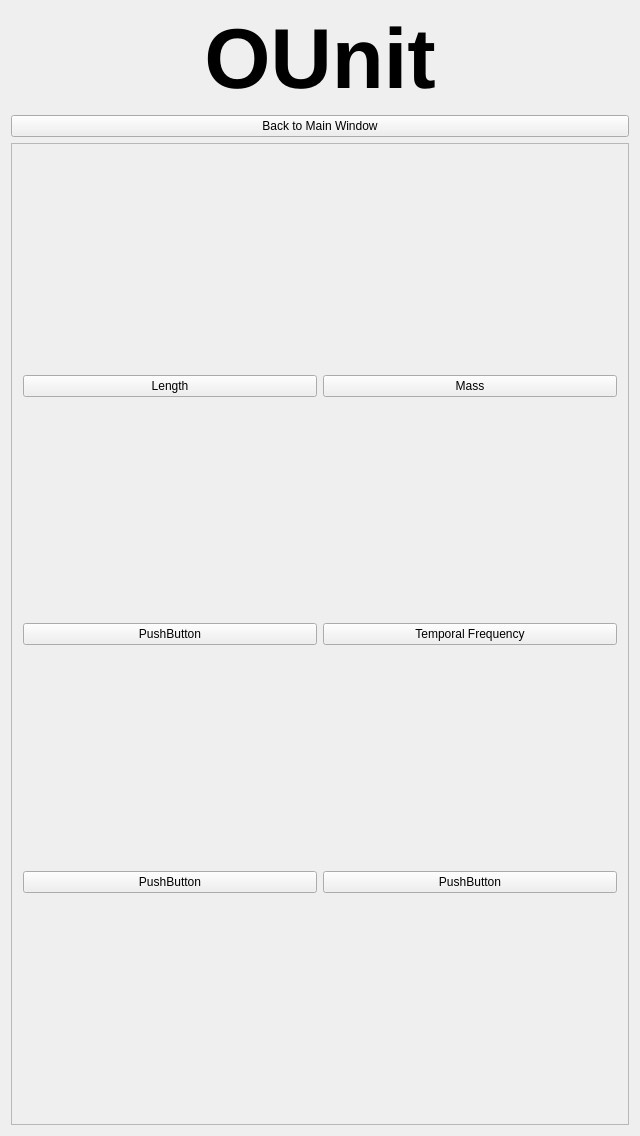
<?xml version="1.0" encoding="UTF-8"?>
<ui version="4.0">
 <class>MainWindow</class>
 <widget class="QMainWindow" name="MainWindow">
  <property name="geometry">
   <rect>
    <x>0</x>
    <y>0</y>
    <width>640</width>
    <height>1136</height>
   </rect>
  </property>
  <property name="windowTitle">
   <string>MainWindow</string>
  </property>
  <widget class="QWidget" name="centralWidget">
   <layout class="QVBoxLayout" name="verticalLayout">
    <item>
     <widget class="QLabel" name="title">
      <property name="text">
       <string>&lt;html&gt;&lt;head/&gt;&lt;body&gt;&lt;p align=&quot;center&quot;&gt;&lt;span style=&quot; font-size:64pt; font-weight:600;&quot;&gt;OUnit&lt;/span&gt;&lt;/p&gt;&lt;/body&gt;&lt;/html&gt;</string>
      </property>
     </widget>
    </item>
    <item>
     <widget class="QPushButton" name="mainMenuButton">
      <property name="enabled">
       <bool>true</bool>
      </property>
      <property name="text">
       <string>Back to Main Window</string>
      </property>
     </widget>
    </item>
    <item>
     <widget class="QScrollArea" name="scrollArea">
      <property name="widgetResizable">
       <bool>true</bool>
      </property>
      <widget class="QWidget" name="scrollAreaWidgetContents">
       <property name="geometry">
        <rect>
         <x>0</x>
         <y>0</y>
         <width>614</width>
         <height>986</height>
        </rect>
       </property>
       <layout class="QGridLayout" name="gridLayout">
        <item row="1" column="0">
         <widget class="QPushButton" name="pushButton_3">
          <property name="text">
           <string>PushButton</string>
          </property>
         </widget>
        </item>
        <item row="0" column="0">
         <widget class="QPushButton" name="lengthButton">
          <property name="sizePolicy">
           <sizepolicy hsizetype="Minimum" vsizetype="Fixed">
            <horstretch>0</horstretch>
            <verstretch>0</verstretch>
           </sizepolicy>
          </property>
          <property name="text">
           <string>Length</string>
          </property>
         </widget>
        </item>
        <item row="1" column="1">
         <widget class="QPushButton" name="temporalFrequencyButton">
          <property name="text">
           <string>Temporal Frequency</string>
          </property>
         </widget>
        </item>
        <item row="0" column="1">
         <widget class="QPushButton" name="pushButton_2">
          <property name="sizePolicy">
           <sizepolicy hsizetype="Minimum" vsizetype="Fixed">
            <horstretch>0</horstretch>
            <verstretch>0</verstretch>
           </sizepolicy>
          </property>
          <property name="text">
           <string>Mass</string>
          </property>
         </widget>
        </item>
        <item row="2" column="0">
         <widget class="QPushButton" name="pushButton_5">
          <property name="text">
           <string>PushButton</string>
          </property>
         </widget>
        </item>
        <item row="2" column="1">
         <widget class="QPushButton" name="pushButton_6">
          <property name="text">
           <string>PushButton</string>
          </property>
         </widget>
        </item>
       </layout>
      </widget>
     </widget>
    </item>
   </layout>
  </widget>
 </widget>
 <layoutdefault spacing="6" margin="11"/>
 <resources/>
 <connections/>
</ui>
